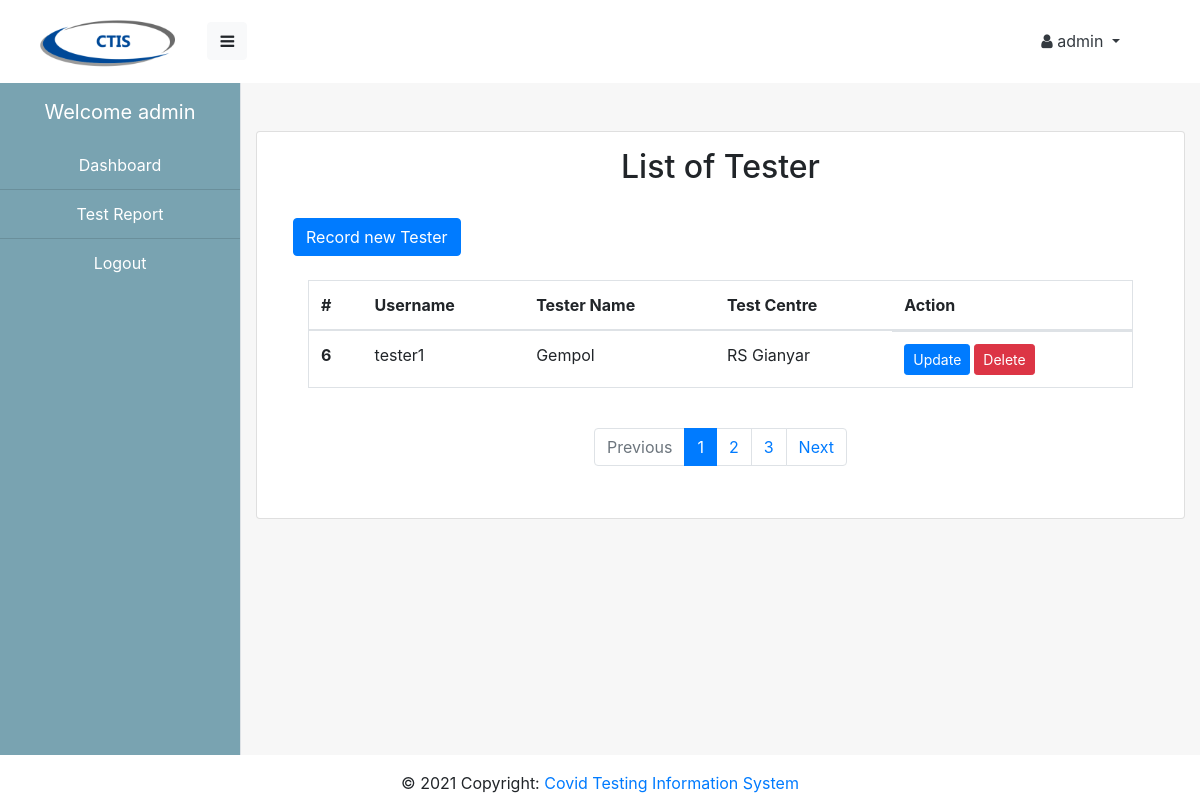
The page /manage_tester.php (signed in) on the database its author committed.
### tables this page shows
CREATE TABLE `tbuser` (
  `id` int(11) NOT NULL,
  `username` varchar(20) NOT NULL,
  `password` varchar(255) NOT NULL,
  `levelakun` varchar(20) NOT NULL,
  `name` varchar(255) NOT NULL,
  `testcentrename` varchar(255) NOT NULL
);

### manage_tester.php (the view, shortened to what this page needs)
<?php session_start();
$name = $_SESSION['username'];
?>
<!doctype html>
<html lang="en">
<head>
    <link href="css/bootstrap.min.css" rel="stylesheet">
    <link rel="stylesheet" href="https://stackpath.bootstrapcdn.com/font-awesome/4.7.0/css/font-awesome.min.css">
    <link rel="stylesheet" href="style.css">
</head>
<body data-new-gr-c-s-check-loaded="8.872.0" data-gr-ext-installed="">
<nav class="navbar navbar-light p-0 ml-4">
    <a class="navbar-brand" href="#">
       <img src="img/logo.png" alt="CTIS" style="width: 60%;">
       <button class="btn btn-light" id="menu-toggle"><i class="fa fa-bars"></i></button>
    </a>
    <li class="navbar navbar-light nav-item dropdown mr-5">
        <a class="nav-link dropdown-toggle text-dark" href="#" id="navbarDropdownMenuLink" data-toggle="dropdown" aria-haspopup="true" aria-expanded="false"><i class="fa fa-user"></i>
        <?=$name;?>
        </a>
    </li>
</nav>
<div id="wrapper" class="d-flex">
    <div class=" border-right" id="sidebar-wrapper">
        <div class="sidebar-heading text-center">Welcome <?=$name?></div>
        <div class="list-group list-group-flush">
        <a href="dashboard_admin.php" class="list-group-item list-group-item-action text-center">Dashboard</a>
        <a href="test_report.php" class="list-group-item list-group-item-action text-center">Test Report</a>
        <a href="logout.php" class="list-group-item list-group-item-action text-center">Logout</a>
        </div>
    </div>
    <div id="page-content-wrapper">
        <div class="container">
            <div class="card my-5 p-3">
                <div class="card-heading ">
                    <h2 class="card-title text-center"> List of Tester</h2>
                </div>
                <div class="card-body ">
                    <a href="register_tester.php" class="btn btn-primary mb-4">Record new Tester</a>
                    <div class="justify-content-center">
                        <div class="col-auto">
                            <div class="table-responsive">
                            <?php
                                include "koneksi.php";
                                $query = mysqli_query($koneksi,"SELECT * from tbuser WHERE levelakun = 'tester'");
                            ?>
                                <table class="table table-hover justify-content-center mx-auto border">
                                    <thead>
                                    <tr>
                                        <th class=>#</th>
                                        <th class=>Username</th>
                                        <th class=>Tester Name</th>
                                        <th class=>Test Centre</th>
                                        <th>Action</th>
                                    </tr>
                                    </thead>
                                    <tbody>
                                    <?php
                                       foreach($query as $data):
                                    ?>
                                    <tr>
                                        <th scope="row"><?php echo $data["id"];?></th>
                                        <td><?php echo $data["username"];?></td>
                                        <td><?php echo $data["name"];?></td>
                                        <td><?php echo $data["testcentrename"];?></td>
                                        <td class="d-flex"><a href="update_tester.php?id=<?=$data['id'];?>" class="btn btn-sm btn-primary mr-1">Update</a><a href="delete_data.php?id=<?=$data['id'];?>&table=tbuser" class="btn btn-sm btn-danger">Delete</a></td>
                                    </tr>
                                    <?php
                                        endforeach;
                                    ?>
                                    </tbody>
                                </table>
                            </div>
                            <nav aria-label="...">
                                <ul class="pagination mt-4 justify-content-center">
                                  <li class="page-item disabled">
                                    <a class="page-link waves-effect" href="#" tabindex="-1">Previous</a>
                                  </li>
                                  <li class="page-item active"><a class="page-link waves-effect" href="#">1</a><span class="sr-only">(current)</span></li>
                                  <li class="page-item ">
                                    <a class="page-link waves-effect" href="#">2 </a>
                                  </li>
                                  <li class="page-item"><a class="page-link waves-effect" href="#">3</a></li>
                                  <li class="page-item">
                                    <a class="page-link waves-effect" href="#">Next</a>
                                  </li>
                                </ul>
                            </nav>
                        </div>
                    </div>
                </div>
            </div>
        </div>
    </div>
    </div>
<footer class="page-footer font-small blue">
    <div class="footer-copyright text-center py-3">© 2021 Copyright:
      <a href="#"> Covid Testing Information System</a>
    </div>
</footer>
</body>
</html>

### style.css (style rules this page uses)
#wrapper { overflow-x: hidden; background-color: #f7f7f7 !important; }
#sidebar-wrapper { min-height: 84vh; margin-left: -15rem; -webkit-transition: margin .25s ease-out; -moz-transition: margin .25s ease-out; -o-transition: margin .25s ease-out; transition: margin .25s ease-out; background-color: #79a3b1 !important; }
#sidebar-wrapper .sidebar-heading { padding: 14px 15px; font-size: 20px; color: white; background-color: #79a3b1 !important }
#sidebar-wrapper .list-group a { width: 15rem; color: white; background-color: #79a3b1 !important }
#page-content-wrapper { min-width: 100vw; }
@media (min-width: 768px) { #sidebar-wrapper { margin-left: 0; } }
@media (min-width: 768px) { #page-content-wrapper { min-width: 0; width: 100%; } }

### rows shown on the page
tbuser: id "6", username "tester1", name "Gempol", testcentrename "RS Gianyar"

### other values the page prints
$name "admin"
